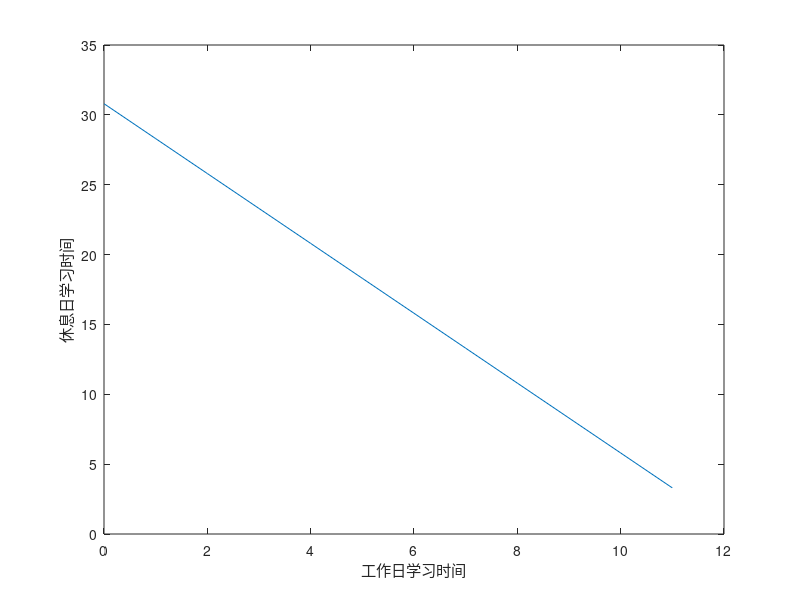

The MATLAB script that drew this image: (Note: this script raises an error after producing the figure.)
%% 初始化环境
clear; close all; clc;

%% 计算工作日和休息日的学习时间分配
workTime = 0;
workDay = 5;

aVec = linspace(0, 11-workTime, (11-workTime)+1);

bVec = ((77*4 - 5*workTime*workDay) - 5*workDay*aVec) / (5*(7-workDay));

plot(aVec, bVec);
xlabel('工作日学习时间');
ylabel('休息日学习时间');


%% 计算曲率
errorElbowVec = [0.999 0.5 0.15 0.08 0.06 0.05 0.03 0.01 0 0];
errorElbowVec = errorElbowVec.*(1:10);
% 先计算每个点的斜率（导数）
[~, ~, errorDv] = indexMinForMulti(errorElbowVec);

% 通过斜率计算夹角，如果小于0，+pi
thetaVec = atan(errorDv);

% 计算夹角的斜率(导数),找到所有大于0的斜率中，最大的
[~, ~, thetaDv] = indexMinForMulti(thetaVec);

% 取最大值即为手肘法的K值
[~, K] = max(thetaDv);
